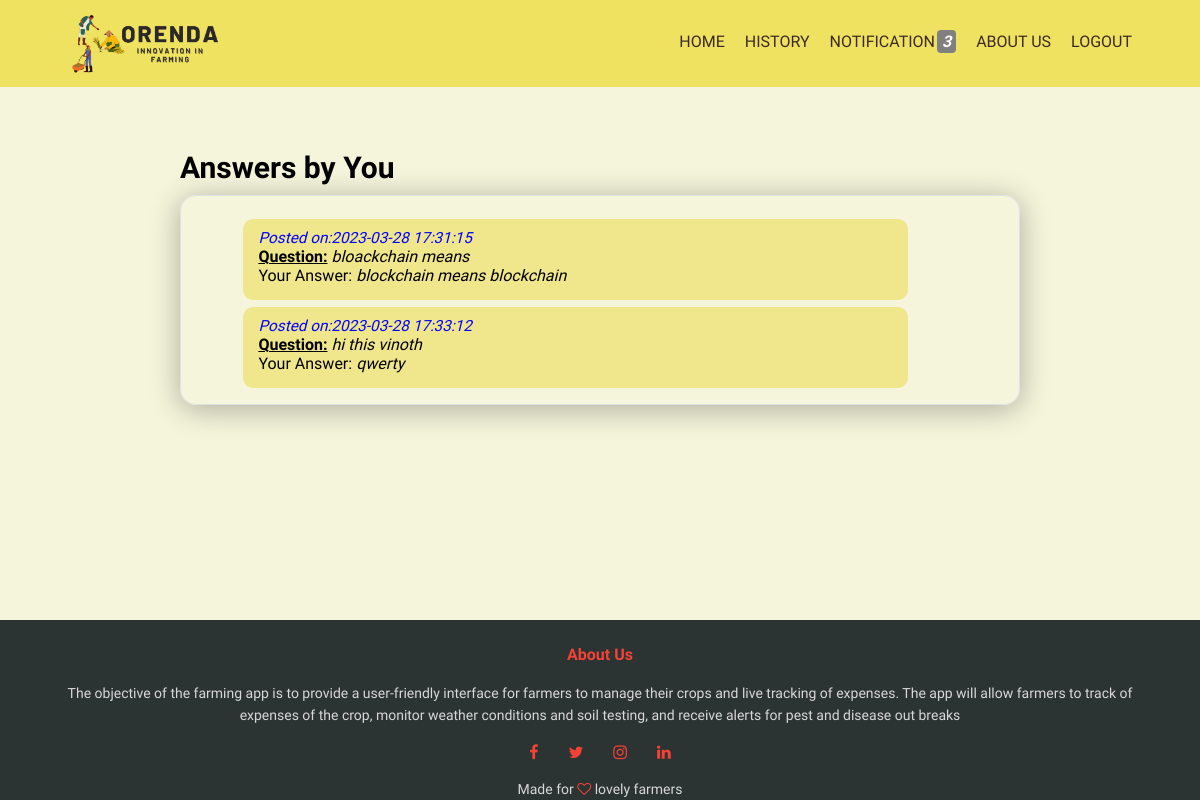
/home/user_answer.php (signed in), run on the app's committed database.
### tables this page shows
CREATE TABLE `questions` (
  `qid` int(11) NOT NULL,
  `question` text NOT NULL,
  `userid` varchar(20) NOT NULL,
  `date` datetime NOT NULL DEFAULT current_timestamp()
);

CREATE TABLE `answers` (
  `aid` int(11) NOT NULL,
  `answer` text NOT NULL,
  `qid` int(11) NOT NULL,
  `userid` varchar(20) NOT NULL
);

### home/user_answer.php (the view, shortened to what this page needs)
<?php
    require('../connect.php');
?>
<html>
<head>
   <link rel="stylesheet" href="https://cdnjs.cloudflare.com/ajax/libs/font-awesome/4.7.0/css/font-awesome.min.css"/>
   <link rel="stylesheet" href="house.css">
</head>
<body>
<nav>
        <a href="home.php"><img class="loim" src="logo1.png" /></a>
        <ul>
          <li><a href="home.php">HOME</a></li>
      <li>
                        <div class="dropdown">
                            <a>HISTORY</a>
                        </div>
            </li>
            <li>
                        <a href="user_notifications.php">
                            <?php
                            $q="SELECT count(*) FROM user_notifications where userid='".$_SESSION['username']."'";
                            $d=mysqli_query($conn,$q);
                            $notif_count=mysqli_fetch_row($d);
                            ?>
                            NOTIFICATION<b><i><span style='background-color:grey;color:white;padding: 2px 5px; margin-left: 2px;
                            border-radius: 4px;'><?php echo"$notif_count[0]";?></span></i></b>
                        </a>
            </li>
          <li><a href="../about/about.php">ABOUT US</a></li>
          <li><a href="logout.php">LOGOUT</a></li>
        </ul>
      </nav>
      <section style="margin-top:115px;">
    <div class="out">
        <h2>Answers by You</h2>
        <div class="out_b1">
            <div class="out_b2">
                 <p>
                    <?php
                        $ans=mysqli_query($conn,"SELECT qid,answer,userid  FROM answers where userid='".$_SESSION['username']."'");
                        while($a=mysqli_fetch_array($ans))
                        {
                            $qid=$a['qid'];
                            $ques=mysqli_query($conn,"SELECT `question`,`date` FROM questions WHERE qid='$qid'order by `date` desc");
                            while($q=mysqli_fetch_array($ques)){
                                print ("<div class='right'><small style='color:blue; font-size:0.16in;'><i>Posted on:".$q['date']."</i></small></h4><br/>");
                                print ("<b><u>Question:</u></b> <i>".$q['question']."</i><br/>");
                                print ("Your Answer<b></b>: <i>".$a['answer']."</i></div>");
                            }
                        }
                    ?>
                </p>
            </div>
        </div>
    </div>
    <br><br><br><br><br>
    </section>
    <section class="footer">
      <h4>About Us</h4>
      <p>
        The objective of the farming app is to provide a user-friendly interface
        for farmers to manage their crops and live tracking of expenses. The
        app will allow farmers to track of expenses of the crop, monitor
        weather conditions and soil testing, and receive alerts for pest and
        disease out breaks
      </p>
      <div class="icons">
        <i class="fa fa-facebook"></i>
        <i class="fa fa-twitter"></i>
        <i class="fa fa-instagram"></i>
        <i class="fa fa-linkedin"></i>
      </div>
      <p>Made for <i class="fa fa-heart-o"></i> lovely farmers</p>
    </section>
</body>
</html>

### home/house.css (style rules this page uses)
* { margin: 0; padding: 0; font-family: "Varela Round", sans-serif; }
body { background-color:beige; }
nav { padding: 1% 6%; display: flex; justify-content: space-between; justify-items: center; background-color: #f0e261; position: fixed; width: 90%; top: 0; z-index: 1000; }
.loim { width: 150px; }
nav ul { display: flex; justify-content: right; margin-top: 20px; margin-right: 20px; }
nav ul li { margin-left: 20px; list-style: none; }
nav ul li a { text-decoration: none; color: #3c2a21; }
li a::after { content: ""; width: 0; height: 2px; background-color: #3e773e; margin: auto; display: block; }
.footer { width: 100%; text-align: center; background-color: #2c3333; padding: 25 0 0 0; position: absolute; margin-top: 25px; }
.footer h4 { margin-bottom: 18px; font-weight: 600; color: f44336; }
p { color: #d8d8d8; font-size: 14px; font-weight: 300px; line-height: 22px; padding: 0 60px; }
.icons .fa { color: #f44336; margin: 0 13px; cursor: pointer; padding: 18px 0; }
.fa-heart-o { color: #f44336; }
.out { width: 70%; margin: auto; padding-top: 35px; }
.out h2 { font-size: 30px; font-weight: 600; }
.out_b1 { border: 1px solid #dee2e6 !important; box-shadow: 0 4px 30px rgb(0 0 0 / 30%); backdrop-filter: blur(3.7px); border-radius: 16px; padding: 1rem 1.4rem !important; display: -webkit-box; display: -ms-flexbox; display: flex; -webkit-box-align: start; -ms-flex-align: start; align-items: flex-start; margin-top: 10px; }
.out_b2 { -webkit-box-flex: 1; flex: 1; }
.right { background-color: khaki; float: left; width: 80%; padding: 10px 15px 15px 15px; margin-top: 7px; margin-left: 40px; border-radius: 10px; }
.dropdown { position: relative; display: inline-block; }

### home/user_answer.php (style rules this page uses)
.footer { bottom: 0; }

### data on the page
answers: answer "blockchain means blockchain"
questions: date "2023-03-28 17:31:15", question "bloackchain means"
answers: answer "qwerty"
questions: date "2023-03-28 17:33:12", question "hi this vinoth"

### other printed values
$notif_count[0] "3"
